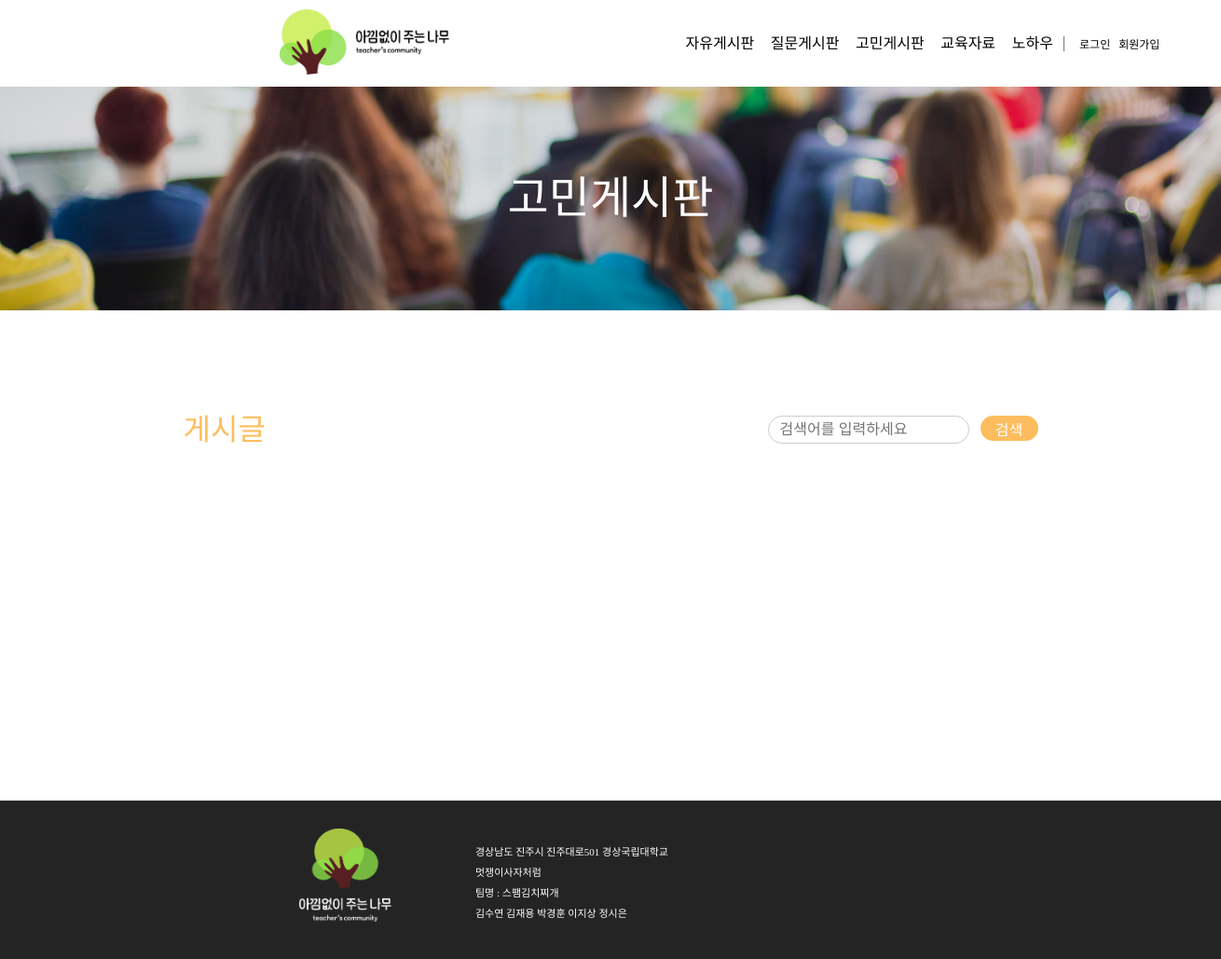
The page /concern_board/ on the database as committed earlier.
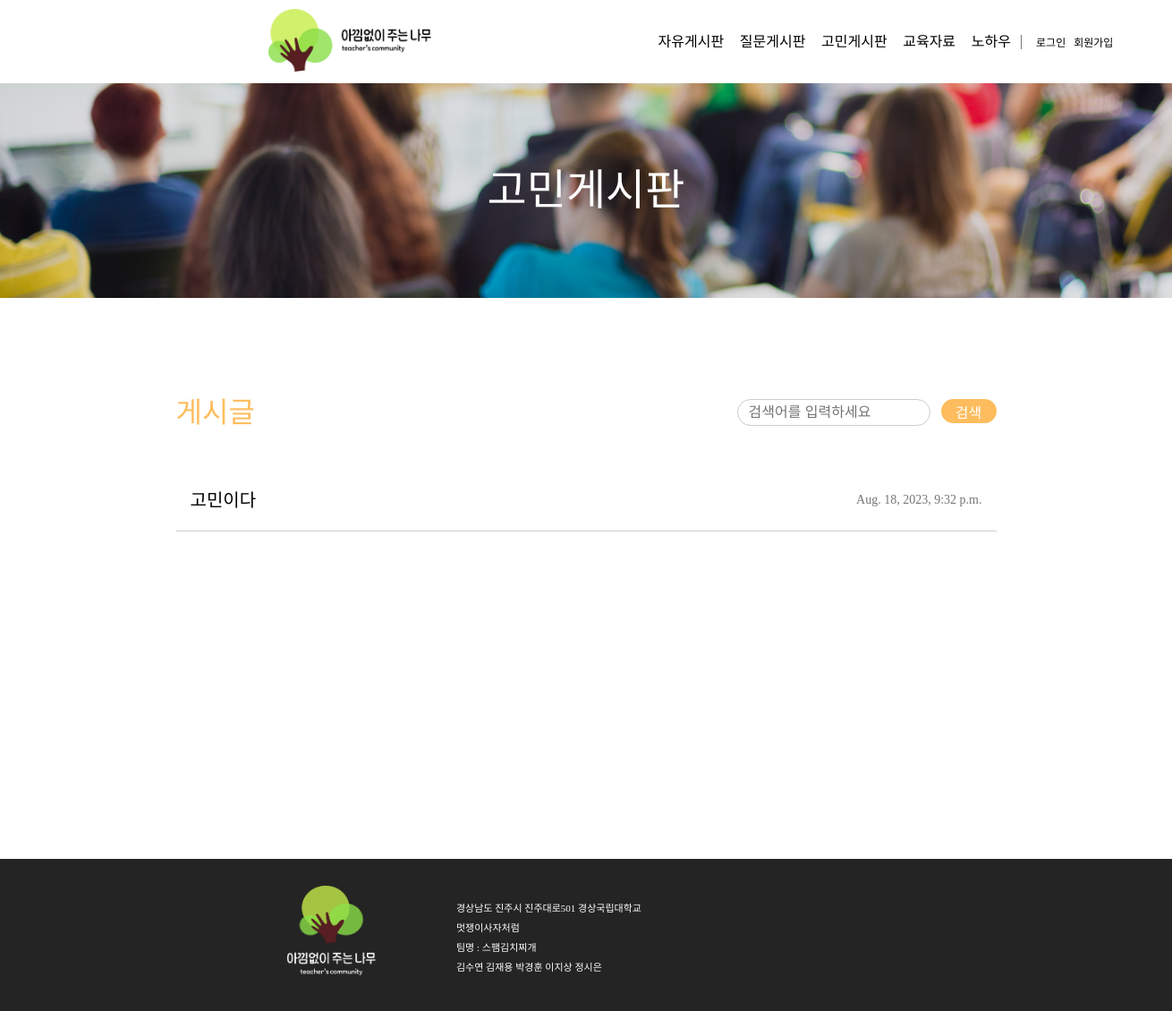
The same page on the database as committed later.
### teacher_community/models.py (models this page shows, shortened)
class Post(models.Model):
    author = models.ForeignKey(
        Teacher, related_name="post_author", on_delete=models.CASCADE
    )
    title = models.CharField(max_length=255)
    content = models.TextField()
    created_at = models.DateTimeField(auto_now_add=True)
    updated_at = models.DateTimeField(auto_now=True)
    views = models.PositiveIntegerField(default=0)  # 조회수 필드 추가
    likes_user = models.ManyToManyField(
        settings.AUTH_USER_MODEL, related_name="likes_user", blank=True
    )
    category = models.CharField(max_length=10)
    file = models.FileField(upload_to="post_files/", blank=True, null=True)  # 파일 첨부 필드
    class Meta:
        ordering = ["-created_at"]  # 최신 글이 먼저 오도록 정렬

### teacher_community/views.py (the view)
# urls.py: path("concern_board/", views.concern_board, name="concern_board"),
def concern_board(request):
    posts = Post.objects.filter(category="고민게시판")
    return render(request, "concern_board.html", {"posts": posts})

### templates/concern_board.html (shortened to what this page needs)
{% extends 'nav_footer.html' %} {% load static %} {% block content %}
<!DOCTYPE html>
<html lang="ko">
  <head>
    <link rel="stylesheet" href="{% static 'css/concern_board.css' %}?after" />
  </head>
  <body>
    <div class="wrapper">
      <div class="backgroundTitle"><span>고민게시판</span></div>
      <div class="main">
        <div class="upMain">
          <div class="postName">게시글</div>
          <div class="search">
            <form action="{% url 'concern_search' %}" method="GET">
              <div class="searchwrapper">
                <div class="searchBox">
                  <input
                    type="text"
                    class="textBox"
                    name="q"
                    placeholder="검색어를 입력하세요"
                  />
                </div>
                <button type="submit" class="searchButton">
                  <div class="searchButtonText">검색</div>
                </button>
              </div>
            </form>
          </div>
        </div>
        <div class="midMain">
          {% for post in posts %}
          <a href="{% url 'detail' post.id %}" class="post">
            <div class="postTitle">{{ post.title }}</div>
            <div class="postTime">{{ post.created_at }}</div>
          </a>
          {% endfor %}
        </div>
        <div class="downMain">
        </div>
      </div>
    </div>
  </body>
</html>
{% endblock %}

Rows that differ between the two databases and show on the page:
added Post: title "고민이다", created_at "Aug. 18, 2023, 9:32 p.m."
